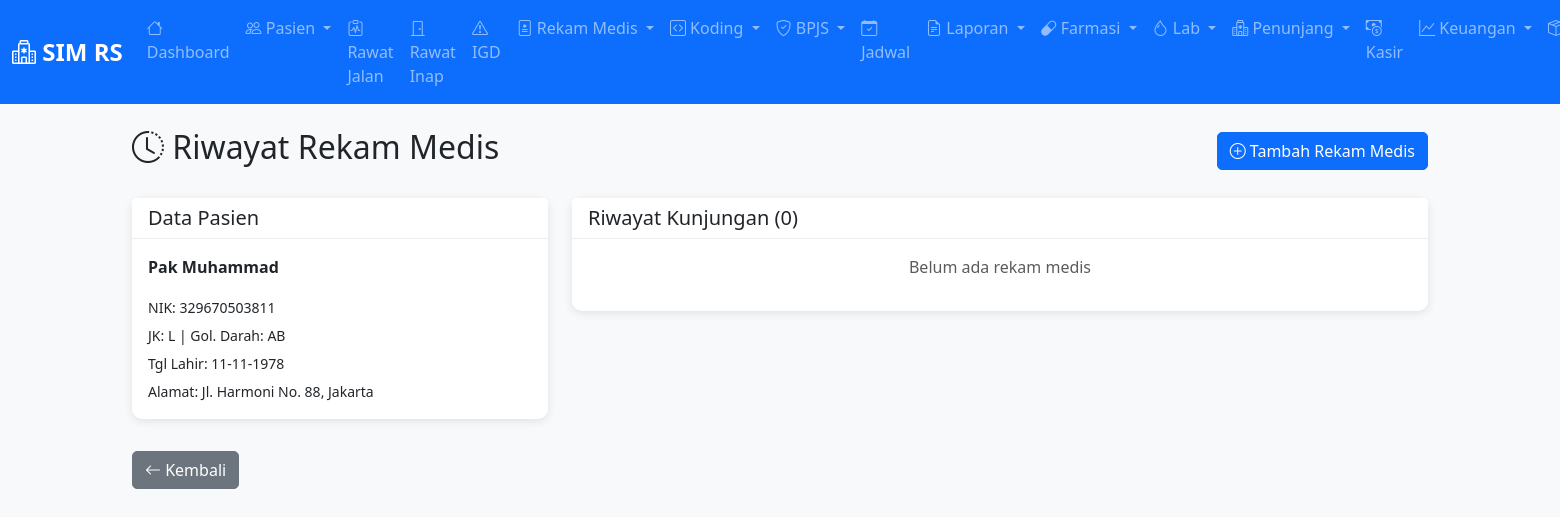
The page /rekam-medis/pasien/15 (signed in) on the database its author committed.
### app/models.py (models this page shows, shortened)
class Pasien(db.Model):
    __tablename__ = 'pasien'
    id = db.Column(db.Integer, primary_key=True)
    nik = db.Column(db.String(20), unique=True, nullable=False)
    nama_lengkap = db.Column(db.String(150), nullable=False)
    tanggal_lahir = db.Column(db.Date, nullable=False)
    jenis_kelamin = db.Column(db.String(10), nullable=False)  # L/P
    alamat = db.Column(db.Text)
    no_telepon = db.Column(db.String(20))
    nama_keluarga = db.Column(db.String(150))  # Keluarga yang bisa dihubungi
    no_keluarga = db.Column(db.String(20))
    goldarah = db.Column(db.String(5))  # A, B, AB, O
    alergiobat = db.Column(db.Text)
    no_bpjs = db.Column(db.String(20))
    kelas_bpjs = db.Column(db.String(10))  # Kelas 1, 2, 3
    status_bpjs = db.Column(db.String(20), default='aktif')  # aktif, nonaktif
    faskes_tingkat_1 = db.Column(db.String(150))  # Faskes rujukan tingkat 1
    aktif = db.Column(db.Boolean, default=True)
    created_at = db.Column(db.DateTime, default=datetime.utcnow)
    updated_at = db.Column(db.DateTime, default=datetime.utcnow, onupdate=datetime.utcnow)

### app/routes/rekam_medis.py (the view)
@rekam_medis_bp.route('/pasien/<int:pasien_id>')
@login_required
def pasien(pasien_id):
    pasien = Pasien.query.get_or_404(pasien_id)
    rm_list = RekamMedis.query.filter_by(pasien_id=pasien_id).order_by(RekamMedis.tanggal.desc()).all()
    return render_template('rekam_medis/pasien.html', pasien=pasien, rm_list=rm_list)

### app/models.py (called while the page is built)
@login_manager.user_loader
def load_user(user_id):
    return User.query.get(int(user_id))

### app/templates/rekam_medis/pasien.html (shortened to what this page needs)
{% extends "layouts/base.html" %}
{% block content %}
<div class="d-flex justify-content-between align-items-center mb-4">
    <h2><i class="bi bi-clock-history"></i> Riwayat Rekam Medis</h2>
    <a href="{{ url_for('rekam_medis.baru') }}?pasien_id={{ pasien.id }}" class="btn btn-primary">
        <i class="bi bi-plus-circle"></i> Tambah Rekam Medis
    </a>
</div>
<div class="row">
    <div class="col-md-4">
        <div class="card mb-3">
            <div class="card-header">
                <h5 class="mb-0">Data Pasien</h5>
            </div>
            <div class="card-body">
                <p><strong>{{ pasien.nama_lengkap }}</strong></p>
                <p class="mb-1"><small>NIK: {{ pasien.nik }}</small></p>
                <p class="mb-1"><small>JK: {{ pasien.jenis_kelamin }} | Gol. Darah: {{ pasien.goldarah or '-' }}</small></p>
                <p class="mb-1"><small>Tgl Lahir: {{ pasien.tanggal_lahir.strftime('%d-%m-%Y') }}</small></p>
                <p class="mb-0"><small>Alamat: {{ pasien.alamat or '-' }}</small></p>
            </div>
        </div>
    </div>
    <div class="col-md-8">
        <div class="card">
            <div class="card-header">
                <h5 class="mb-0">Riwayat Kunjungan ({{ rm_list|length }})</h5>
            </div>
            <div class="card-body">
                {% for rm in rm_list %}
                <div class="border-bottom pb-3 mb-3">
                    <div class="d-flex justify-content-between align-items-start">
                        <div>
                            <span class="badge bg-primary mb-2">{{ rm.tanggal.strftime('%d %B %Y %H:%M') }}</span>
                            {% if rm.jenis_layanan == 'rawat_jalan' %}
                            <span class="badge bg-info ms-1">Rawat Jalan</span>
                            {% elif rm.jenis_layanan == 'rawat_inap' %}
                            <span class="badge bg-success ms-1">Rawat Inap</span>
                            {% elif rm.jenis_layanan == 'igd' %}
                            <span class="badge bg-danger ms-1">IGD</span>
                            {% endif %}
                            <p class="mb-1 mt-2"><strong>Diagnosa:</strong> {{ rm.assessment or '-' }}</p>
                            <p class="mb-0"><small class="text-muted">Dokter: {{ rm.dokter.nama_lengkap if rm.dokter else '-' }}</small></p>
                        </div>
                        <a href="{{ url_for('rekam_medis.detail', id=rm.id) }}" class="btn btn-sm btn-primary">
                            <i class="bi bi-eye"></i> Detail
                        </a>
                    </div>
                </div>
                {% else %}
                <p class="text-center text-muted">Belum ada rekam medis</p>
                {% endfor %}
            </div>
        </div>
    </div>
</div>
<div class="mt-3">
    <a href="{{ url_for('rekam_medis.index') }}" class="btn btn-secondary">
        <i class="bi bi-arrow-left"></i> Kembali
    </a>
</div>
{% endblock %}

### app/static/css/style.css (style rules this page uses)
:root { --primary-color: #0d6efd; --secondary-color: #6c757d; }
body { font-family: 'Segoe UI', Tahoma, Geneva, Verdana, sans-serif; background-color: #f8f9fa; }
.card { border: none; border-radius: 10px; box-shadow: 0 2px 10px rgba(0, 0, 0, 0.1); }
.card-header { background-color: white; border-bottom: 1px solid #eee; font-weight: 600; }
.btn { border-radius: 5px; }

### rows shown on the page
Pasien: nama_lengkap "Pak Muhammad", nik "329670503811", jenis_kelamin "L", goldarah "AB", tanggal_lahir "11-11-1978", alamat "Jl. Harmoni No. 88, Jakarta"

### other values the page prints
{{ rm_list|length }} "0"
